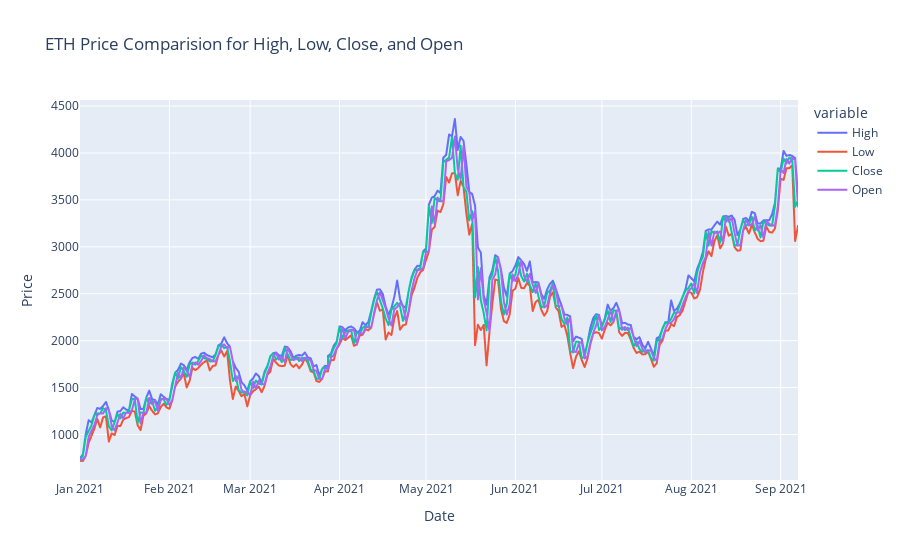

Notebook code for this chart:
### Markdown cell above
We now plot High, Low, Close, and Open prices against each other and see their differences.

### Code cell
#see how high, low, close, and open prices different with each other
# px.line(train_df)
# px.line(data)
# px.line(train_df)
fig = px.line(data,y=['High','Low','Close','Open'],
        title='ETH Price Comparision for High, Low, Close, and Open',
        labels={'value':'Price'})
fig.show("png")
# plt.ylabel('Price in Dollar')
# plt.title('Ethereum Daily Price for 2021 January')

### Figure 1 — Plotly figure (JSON) as saved in the notebook; plotly's stock layout.template omitted (floating-point values rounded to 4 significant figures; data arrays with more than 128 entries replaced by an {"elided": "..."} marker saying what was removed)
{"data": [{"hovertemplate": "variable=High<br>Date=%{x}<br>Price=%{y}<extra></extra>", "legendgroup": "High", "line": {"color": "#636efa", "dash": "solid"}, "marker": {"symbol": "circle"}, "mode": "lines", "name": "High", "showlegend": true, "type": "scattergl", "x": {"elided": "251 str values"}, "xaxis": "x", "y": {"elided": "251 float values"}, "yaxis": "y"}, {"hovertemplate": "variable=Low<br>Date=%{x}<br>Price=%{y}<extra></extra>", "legendgroup": "Low", "line": {"color": "#EF553B", "dash": "solid"}, "marker": {"symbol": "circle"}, "mode": "lines", "name": "Low", "showlegend": true, "type": "scattergl", "x": {"elided": "251 str values"}, "xaxis": "x", "y": {"elided": "251 float values"}, "yaxis": "y"}, {"hovertemplate": "variable=Close<br>Date=%{x}<br>Price=%{y}<extra></extra>", "legendgroup": "Close", "line": {"color": "#00cc96", "dash": "solid"}, "marker": {"symbol": "circle"}, "mode": "lines", "name": "Close", "showlegend": true, "type": "scattergl", "x": {"elided": "251 str values"}, "xaxis": "x", "y": {"elided": "251 float values"}, "yaxis": "y"}, {"hovertemplate": "variable=Open<br>Date=%{x}<br>Price=%{y}<extra></extra>", "legendgroup": "Open", "line": {"color": "#ab63fa", "dash": "solid"}, "marker": {"symbol": "circle"}, "mode": "lines", "name": "Open", "showlegend": true, "type": "scattergl", "x": {"elided": "251 str values"}, "xaxis": "x", "y": {"elided": "251 float values"}, "yaxis": "y"}], "layout": {"legend": {"title": {"text": "variable"}, "tracegroupgap": 0}, "title": {"text": "ETH Price Comparision for High, Low, Close, and Open"}, "xaxis": {"anchor": "y", "domain": [0, 1], "title": {"text": "Date"}}, "yaxis": {"anchor": "x", "domain": [0, 1], "title": {"text": "Price"}}}}
